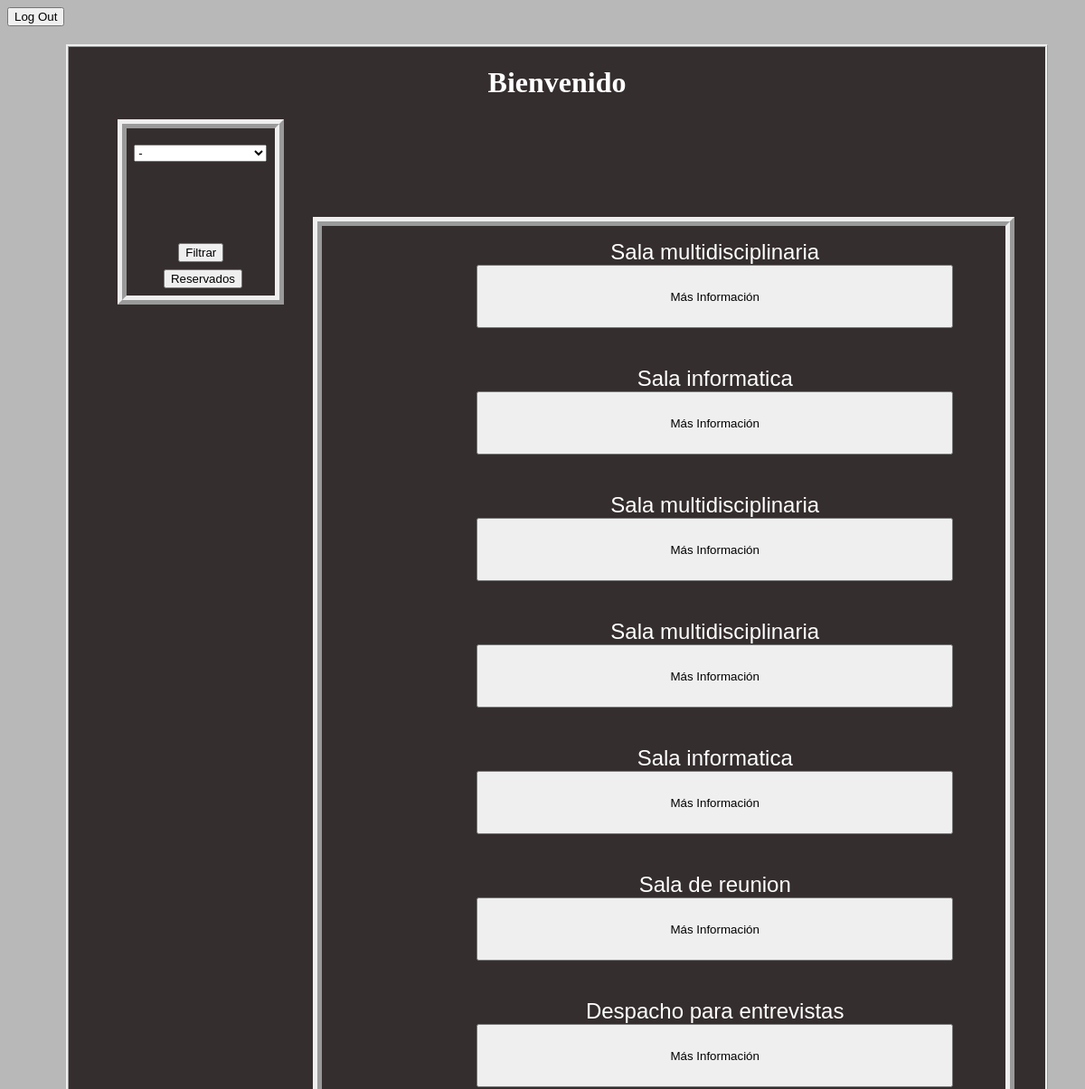
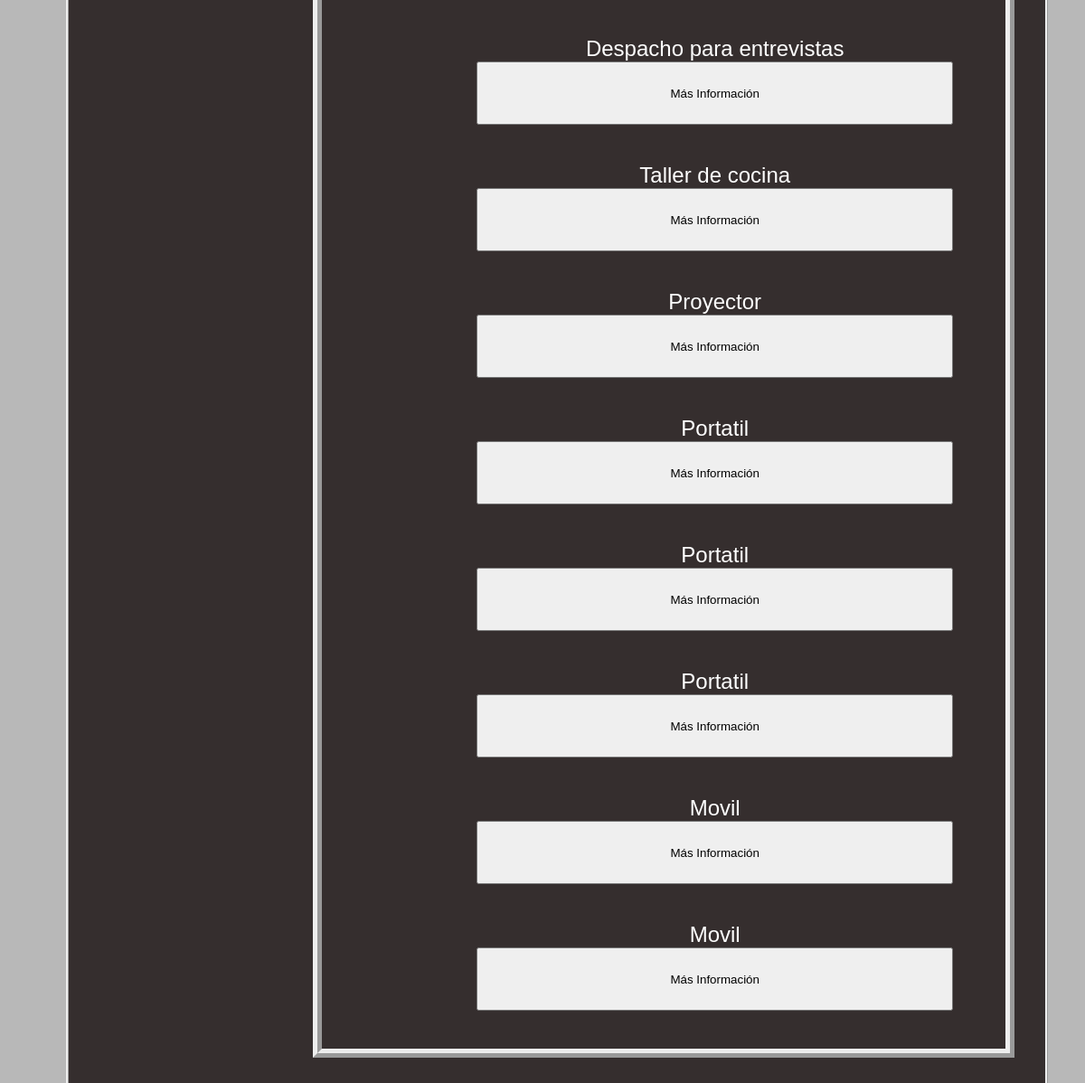
The page /php/recursos.php on the database its author committed (2 pictures, top to bottom).
### tables this page shows
CREATE TABLE `equipos_sala` (
  `Id_equipo_sala` int(10) NOT NULL,
  `tipo_equipo_sala` varchar(25) NOT NULL,
  `equipo_sala` varchar(10) NOT NULL,
  `Disponible` varchar(5) NOT NULL DEFAULT 'true',
  `descripcion` varchar(255) DEFAULT NULL,
  `foto` varchar(100) NOT NULL
);

### php/recursos.php (the view, shortened to what this page needs)
<!DOCTYPE html>
<html>
	<head>
		<link rel="stylesheet" type="text/css" href="../css/styles.css">
	</head>
	<body>
		<button onclick="LogOut()">Log Out</button>
		<div class="total_recursos">
			<div class="filtro">
				<h1 style="text-align: center;">Bienvenido <?php echo "$_REQUEST[usu]"; ?>
				</h1>
				<div class="filtronuevo">
					<form method="POST" name="FiltroRecursos" action="recursos.php">
						<br>
						<select style="margin-left: 5%; width: 90%; height: 20%;" id="filtro2" onchange="aparecer2()">
							<option value="nada"> - </option>
						</select><br><br>
						<select style="margin-left: 5%; width: 90%; height: 20%; display: none;" name="Filtro" id="SeleccionSalaEquipo">
							<?php
								if (isset($_REQUEST["id"])) {
									$IdUsu=$_REQUEST["id"];
								}else {
									$IdUsu=$_REQUEST["IdUsu"];
								}
							?>
						</select><br><br>
						<select style="margin-left: 5%; width: 90%; height: 20%; display: none;" name="Filtro3" id="SeleccionSala">
							<?php
								if (isset($_REQUEST["id"])) {
									$IdUsu=$_REQUEST["id"];
								}else {
									$IdUsu=$_REQUEST["IdUsu"];
								}
								$Sql="SELECT DISTINCT(tipo_equipo_sala) from equipos_sala WHERE equipo_sala LIKE 'sala'";
						echo "</select><br><br>";
						echo "<input style='margin-left: 35%; margin-bottom: 5%;' type='submit' name='Filtrado' value='Filtrar'>";
						echo "<form method='POST'>";
							echo "<button style='margin-left: 25%;margin-bottom: 5%;' onclick='Reservados();return false'>Reservados</button>";
						echo "</form>";
					echo "</form>";
					?>
				</div>
					<div class="filtrando">
						<?php
								if (isset($_REQUEST["id"])) {
									$IdUsu=$_REQUEST["id"];
								}else {
									$IdUsu=$_REQUEST["IdUsu"];
								}
								if (isset($_REQUEST['Filtro'])) {
									if ($_REQUEST['Filtro']=="-") {
										$Sql="SELECT * FROM equipos_sala";
										$_REQUEST['Filtro']="";
									}else {
									$Filtro="$_REQUEST[Filtro]";
									$Sql="SELECT * FROM equipos_sala where tipo_equipo_sala='".$Filtro."'";
										$noentrar=false;
									$_REQUEST['Filtro']="";
									}
								}else{
									$Sql="SELECT * FROM equipos_sala";
								}
								$link = mysqli_connect('172.24.17.192', 'root', '1234', 'proyecto1eleven');
								$Sql2=mysqli_query($link,$Sql);
								if ((mysqli_num_rows($Sql2))>0) {
									ForEach ($Sql2 as $query) {
										if ($query['Disponible']=='true') {
											echo "<form style='border:none' action='Reserva.php' method='POST'><p color='white'>$query[tipo_equipo_sala]<br> <input class='botonsito' type='submit' name='Enviar' value='Más Información'></p><input type='hidden' name='Recurso' value='$query[Id_equipo_sala]'><input type='hidden' name='Usuario' value='$_REQUEST[usu]'><input type='hidden' name='IdUsu' value='".$IdUsu."'></form><br/>";
										}
									}
								}else{
									echo "<p>No Hay recursos disponibles en este momento</p>";
								}
						?>
					</div>
				</div>
				</div>
	</body>
</html>

### css/styles.css (style rules this page uses)
html { background-color: #B8B8B8; }
p { font-size: 150%; font-family: arial; text-align: center; color: white; }
h1 { color: white; }
form { border-style: ridge; border-width: 10px; }
.filtro { background-color: #352E2E; position: absolute; float: left; width: 90%; border-width: 10%; border-style: ridge; padding-left: 0px; padding-bottom: 28%; }
.total_recursos { width: 80%; padding-left: 100px; padding: 65px; padding-top: 20px; }
.filtronuevo { width: 17%; height: 17%; padding-left: 10%; padding: 0%; float: left; margin-left: 5%; }
.filtrando { float: left; width: 70%; padding: 0%; padding-right: 0%; border-width: 10px; border-style: ridge; margin-left: 25%; margin-top: -9%; padding-top: 15px; margin-bottom: 2%; text-align: left; }
.filtrando p { margin-top: 0%; padding-left: 15%; }
.botonsito { width: 82%; height: 70px; }

### rows shown on the page
equipos_sala: tipo_equipo_sala "Sala multidisciplinaria"
equipos_sala: tipo_equipo_sala "Sala informatica"
equipos_sala: tipo_equipo_sala "Sala multidisciplinaria"
equipos_sala: tipo_equipo_sala "Sala multidisciplinaria"
equipos_sala: tipo_equipo_sala "Sala informatica"
equipos_sala: tipo_equipo_sala "Sala de reunion"
equipos_sala: tipo_equipo_sala "Despacho para entrevistas"
equipos_sala: tipo_equipo_sala "Despacho para entrevistas"
equipos_sala: tipo_equipo_sala "Taller de cocina"
equipos_sala: tipo_equipo_sala "Proyector"
equipos_sala: tipo_equipo_sala "Portatil"
equipos_sala: tipo_equipo_sala "Portatil"
equipos_sala: tipo_equipo_sala "Portatil"
equipos_sala: tipo_equipo_sala "Movil"
equipos_sala: tipo_equipo_sala "Movil"
